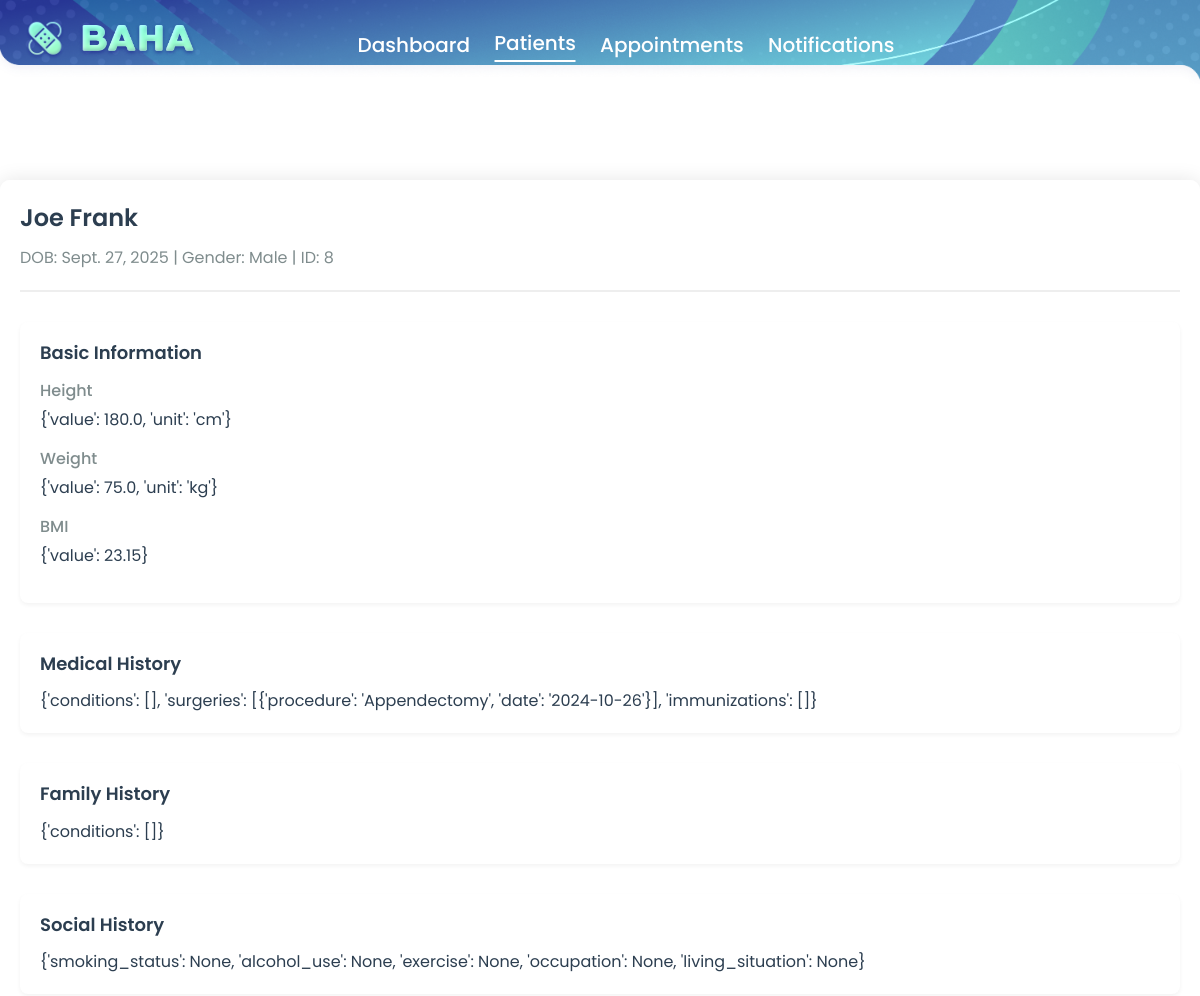
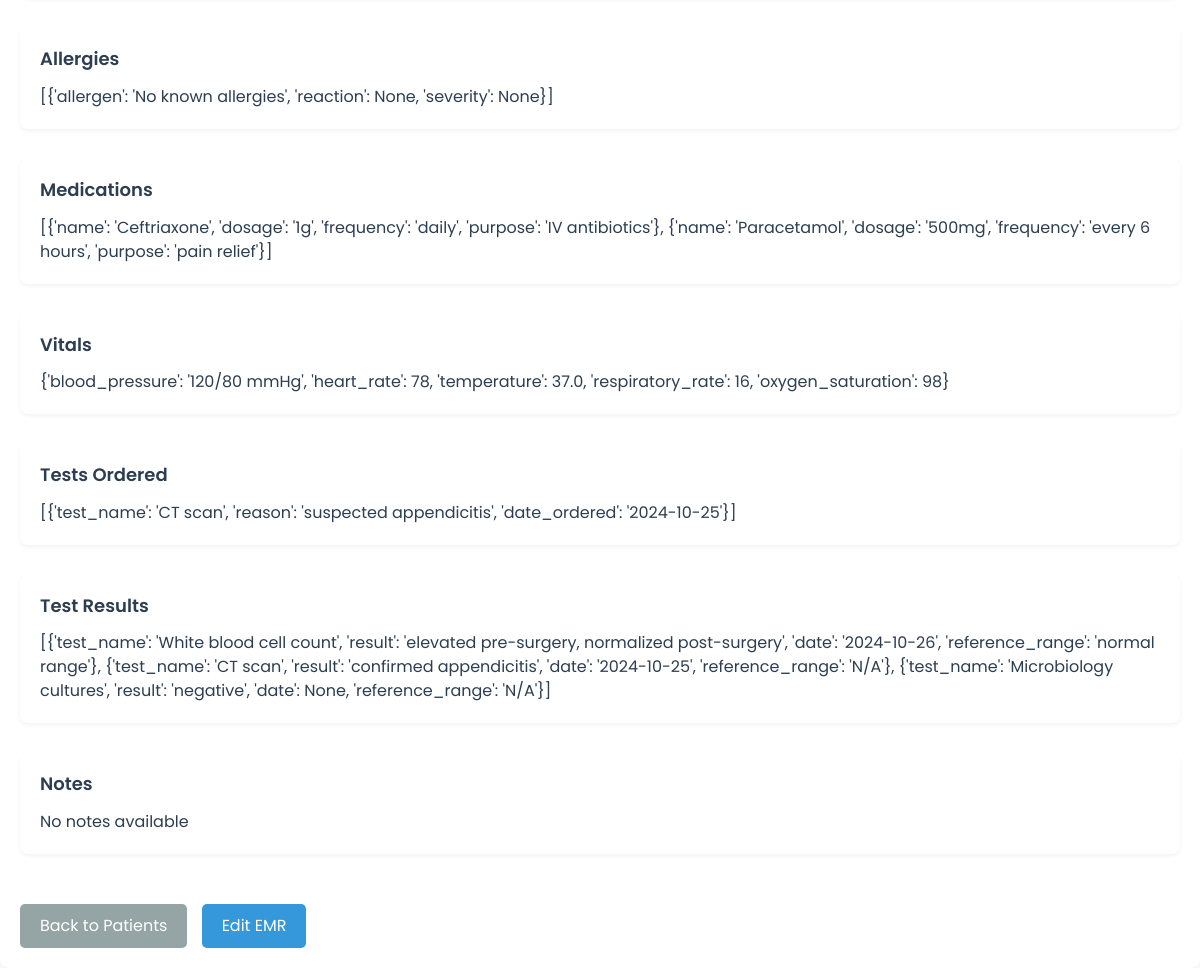
Screenshot of /dashboard/professional/patients/8/emr/ (signed in) with the database file from the repository (2 pictures, top to bottom).
### emr/models.py (models this page shows, shortened)
class Patient(models.Model):
    user = models.OneToOneField(settings.AUTH_USER_MODEL, on_delete=models.CASCADE)
    date_of_birth = models.DateField(null=True, blank=True)
    gender = models.TextField(blank=True, default='')
    address = models.TextField(blank=True, default='')
    city = models.TextField(blank=True, default='')
    state = models.TextField(blank=True, default='')
    zip = models.TextField(blank=True, default='')
    phone_number = models.CharField(max_length=20, blank=True, default='')
    emergency_contact = models.CharField(max_length=100, blank=True, default='')
    emergency_contact_phone = models.CharField(max_length=20, blank=True, default='')
    marital_status = models.CharField(max_length=20, blank=True, default='')
    race_ethnicity = models.CharField(max_length=50, blank=True, default='')
    insurance_provider = models.CharField(max_length=100, blank=True, default='')
    insurance_policy_number = models.CharField(max_length=50, blank=True, default='')
    healthcare_providers = models.ManyToManyField('HealthcareProfessional', through='PatientHCPRelationship', related_name='patients')

class EMR(models.Model):
    patient = models.ForeignKey(Patient, on_delete=models.CASCADE)
    weight = models.JSONField(null=True, blank=True)
    height = models.JSONField(null=True, blank=True)
    bmi = models.JSONField(null=True, blank=True)
    created_at = models.DateTimeField(auto_now_add=True)
    original_content = models.FileField(upload_to='emr_files/')
    billing_information = models.JSONField(
        null=True,
        blank=True,
        help_text="""
        Structured as:
        {
            "diagnosis_codes": [
                {
                    "code": str,
                    "description": str,
                    "type": "primary" | "secondary"
                }
            ],
            "procedure_codes": [
                {
                    "cpt_code": str,
                    "description": str,
                    "estimated_cost": float  # in USD
                }
            ],
            "total_estimate": float  # in USD
        }
        """
    )
    status = models.CharField(max_length=20, default='PROCESSING', choices=[
        ('PROCESSING', 'Processing'),
        ('COMPLETED', 'Completed'),
        ('ERROR', 'Error')
    ])
    medical_history = models.JSONField(null=True, blank=True)
    family_history = models.JSONField(null=True, blank=True)
    social_history = models.JSONField(null=True, blank=True)  # smoking, alcohol, exercise, occupation, etc.
    allergies = models.JSONField(null=True, blank=True)
    medications = models.JSONField(null=True, blank=True)
    vitals = models.JSONField(null=True, blank=True)  # e.g. {"bp":"120/80","hr":72,"temp":37.0}
    test_ordered = models.JSONField(null=True, blank=True)
    test_results = models.JSONField(null=True, blank=True)
    notes = models.TextField(blank=True)

### accounts/models.py (models this page shows)
class User(AbstractUser):
    firstname = models.CharField(max_length=150, blank=True)
    lastname = models.CharField(max_length=150, blank=True)
    username = models.CharField(max_length=150, unique=True)
    password = models.CharField(max_length=128)
    ROLE_CHOICES = [
        ('patient', 'Patient'),
        ('HCP', 'Provider'),
        ('admin', 'Admin'),
    ]
    role = models.CharField(max_length=10, choices=ROLE_CHOICES, default='patient')

### dashboard/views.py (the view)
# urls.py: path('professional/patients/<int:patient_id>/emr/', views.view_patient_emr, name='view_patient_emr'),
@login_required
def view_patient_emr(request, patient_id):
    try:
        professional = HealthcareProfessional.objects.get(user=request.user)
        patient = Patient.objects.get(id=patient_id)
        if not PatientHCPRelationship.objects.filter(hcp=professional, patient=patient).exists():
            messages.error(request, 'Access denied to this patient\'s records')
            return redirect('view_patients')
        emr = EMR.objects.filter(patient=patient).order_by('-created_at').first()
        template_data = {
            'title': f'EMR - {patient.user.firstname} {patient.user.lastname}',
            'patient': patient,
            'emr': emr
        }
        return render(request, 'patient-emr-view.html', {'template_data': template_data})
    except (HealthcareProfessional.DoesNotExist, Patient.DoesNotExist):
        messages.error(request, 'Patient or Professional not found')
        return redirect('view_patients')
    except Exception as e:
        messages.error(request, str(e))
        return redirect('view_patients')

### dashboard/templates/patient-emr-view.html (shortened to what this page needs)
<!DOCTYPE html>
<html>
{% load static %}
<head>
    <link href="https://cdn.jsdelivr.net/npm/bootstrap@5.3.3/dist/css/bootstrap.min.css" rel="stylesheet">
    <link rel="stylesheet" href="{% static 'css/reset.css' %}" />
    <link rel="stylesheet" href="{% static 'css/global.css' %}" />
</head>
<body>
    <img src="{% static 'assets/NAVBAR.png' %}" class="nav-bar" />
    <img src="{% static 'assets/LOGO.png' %}" class="logo" />
    <img src="{% static 'assets/WORDMARK.png' %}" class="wordmark" />
    <div class="row1">
        <a href="{% url 'professional_dashboard' %}" class="nav-link">Dashboard</a>
        <a href="{% url 'view_patients' %}" class="nav-link active">Patients</a>
        <p class="text">Appointments</p>
        <p class="text">Notifications</p>
    </div>
    <div class="container">
        <div class="patient-header">
            <div class="patient-name">{{ template_data.patient.user.firstname }} {{ template_data.patient.user.lastname }}</div>
            <div class="patient-info">
                DOB: {{ template_data.patient.date_of_birth|default:"N/A" }} |
                Gender: {{ template_data.patient.gender|default:"N/A" }} |
                ID: {{ template_data.patient.id }}
            </div>
        </div>
        {% if template_data.emr %}
            <div class="emr-section">
                <h3 class="section-title">Basic Information</h3>
                <div class="emr-field">
                    <div class="field-label">Height</div>
                    <div class="field-value">{{ template_data.emr.height|default:"N/A" }}</div>
                </div>
                <div class="emr-field">
                    <div class="field-label">Weight</div>
                    <div class="field-value">{{ template_data.emr.weight|default:"N/A" }}</div>
                </div>
                <div class="emr-field">
                    <div class="field-label">BMI</div>
                    <div class="field-value">{{ template_data.emr.bmi|default:"N/A" }}</div>
                </div>
            </div>
            <div class="emr-section">
                <h3 class="section-title">Medical History</h3>
                <div class="field-value">{{ template_data.emr.medical_history|default:"No medical history available"|linebreaks }}</div>
            </div>
            <div class="emr-section">
                <h3 class="section-title">Family History</h3>
                <div class="field-value">{{ template_data.emr.family_history|default:"No family history available"|linebreaks }}</div>
            </div>
            <div class="emr-section">
                <h3 class="section-title">Social History</h3>
                <div class="field-value">{{ template_data.emr.social_history|default:"No social history available"|linebreaks }}</div>
            </div>
            <div class="emr-section">
                <h3 class="section-title">Allergies</h3>
                <div class="field-value">{{ template_data.emr.allergies|default:"No allergies listed"|linebreaks }}</div>
            </div>
            <div class="emr-section">
                <h3 class="section-title">Medications</h3>
                <div class="field-value">{{ template_data.emr.medications|default:"No medications listed"|linebreaks }}</div>
            </div>
            <div class="emr-section">
                <h3 class="section-title">Vitals</h3>
                <div class="field-value">{{ template_data.emr.vitals|default:"No vitals recorded"|linebreaks }}</div>
            </div>
            <div class="emr-section">
                <h3 class="section-title">Tests Ordered</h3>
                <div class="field-value">{{ template_data.emr.test_ordered|default:"No tests ordered"|linebreaks }}</div>
            </div>
            <div class="emr-section">
                <h3 class="section-title">Test Results</h3>
                <div class="field-value">{{ template_data.emr.test_results|default:"No test results available"|linebreaks }}</div>
            </div>
            <div class="emr-section">
                <h3 class="section-title">Notes</h3>
                <div class="field-value">{{ template_data.emr.notes|default:"No notes available"|linebreaks }}</div>
            </div>
        {% else %}
            <div class="no-emr">
                <h3>No EMR Available</h3>
                <p>There is no EMR record available for this patient.</p>
            </div>
        {% endif %}
        <div class="actions">
            <a href="{% url 'view_patients' %}" class="back-button">Back to Patients</a>
            {% if template_data.emr %}
                <a href="/dashboard/professional/emr-editor/?patient_id={{ template_data.patient.id }}&emr_id={{ template_data.emr.id }}" class="edit-button">Edit EMR</a>
            {% endif %}
        </div>
    </div>
</body>
</html>

### EMR_Processing/static/css/global.css (style rules this page uses)
:root { --margin-sm: 16px; --margin-md: 32px; }
* { --min-screen-size: 430; --max-screen-size: 1512; --interpolate-diff: calc(var(--max-font-size) - var(--min-font-size)); --interpolate: clamp(calc(var(--min-font-size) * 1px), calc((var(--min-font-size) * 1px) + var(--interpolate-diff) * ((100vw - calc(var(--min-screen-size) * 1px)) / (var(--max-screen-size) - var(--min-screen-size)))), calc(var(--max-font-size) * 1px)); }
html { height: 100%; font-size: 16px; }

### rows the page displays
Patient: patient.user.firstname "Joe", patient.user.lastname "Frank", patient.date_of_birth "Sept. 27, 2025", patient.gender "Male", patient.id "8"
EMR: emr.height "{'value': 180.0, 'unit': 'cm'}", emr.weight "{'value': 75.0, 'unit': 'kg'}", emr.bmi "{'value': 23.15}", emr.medical_history "{'conditions': [], 'surgeries': [{'procedure': 'Appendectomy', 'date': '2024-10-26'}], 'immunizations': []}", emr.family_history "{'conditions': []}", emr.social_history "{'smoking_status': None, 'alcohol_use': None, 'exercise': None, 'occupation': None, 'living_situation': None}", emr.allergies "[{'allergen': 'No known allergies', 'reaction': None, 'severity': None}]", emr.medications "[{'name': 'Ceftriaxone', 'dosage': '1g', 'frequency': 'daily', 'purpose': 'IV antibiotics'}, {'name': 'Paracetamol', 'dosage': '500mg', 'frequency': 'every 6 hours', 'purpose': 'pain relief'}]", emr.vitals "{'blood_pressure': '120/80 mmHg', 'heart_rate': 78, 'temperature': 37.0, 'respiratory_rate': 16, 'oxygen_saturation': 98}", emr.test_ordered "[{'test_name': 'CT scan', 'reason': 'suspected appendicitis', 'date_ordered': '2024-10-25'}]", emr.test_results "[{'test_name': 'White blood cell count', 'result': 'elevated pre-surgery, normalized post-surgery', 'date': '2024-10-26', 'reference_range': 'normal range'}, {'test_name': 'CT scan', 'result': 'confirmed appendicitis', 'date': '2024-10-25', 'reference_range': 'N/A'}, {'test_name': 'Microbiology cultures', 'result': 'negative', 'date': None, 'reference_range': 'N/A'}]", emr.notes "No notes available"
